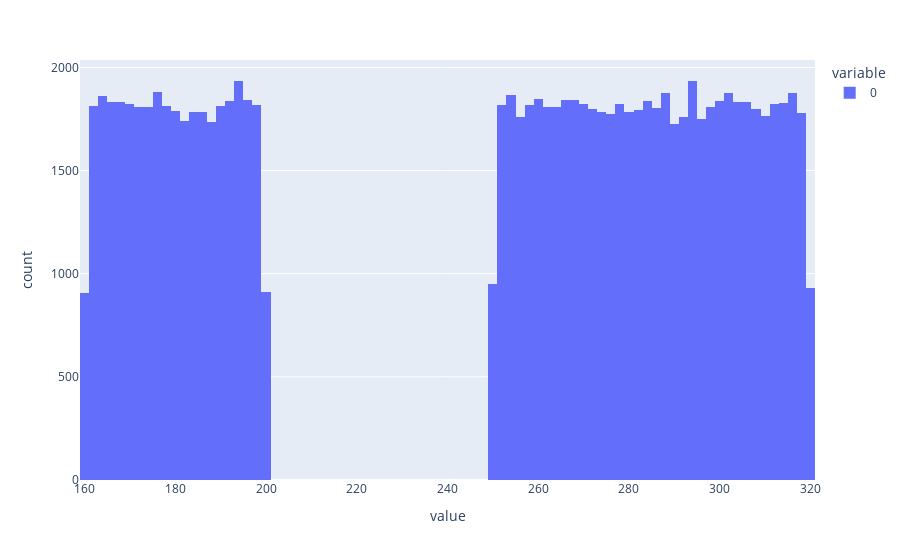

Write notebook code for a chart like this one.
### Code cell
reserve_prices = np.random.uniform(low=160, high=160 + 110, size=1000_000)
reserve_prices[reserve_prices > 200] += 50
px.histogram(reserve_prices[:100_000]).show()

### Figure 1 — Plotly figure (JSON) as saved in the notebook; plotly's stock layout.template omitted (floating-point values rounded to 4 significant figures; data arrays with more than 128 entries replaced by an {"elided": "..."} marker saying what was removed)
{"data": [{"bingroup": "x", "hovertemplate": "variable=0<br>value=%{x}<br>count=%{y}<extra></extra>", "legendgroup": "0", "marker": {"color": "#636efa", "pattern": {"shape": ""}}, "name": "0", "orientation": "v", "showlegend": true, "type": "histogram", "x": {"elided": "100000 float values"}, "xaxis": "x", "yaxis": "y"}], "layout": {"barmode": "relative", "legend": {"title": {"text": "variable"}, "tracegroupgap": 0}, "margin": {"t": 60}, "xaxis": {"anchor": "y", "domain": [0, 1], "title": {"text": "value"}}, "yaxis": {"anchor": "x", "domain": [0, 1], "title": {"text": "count"}}}}
